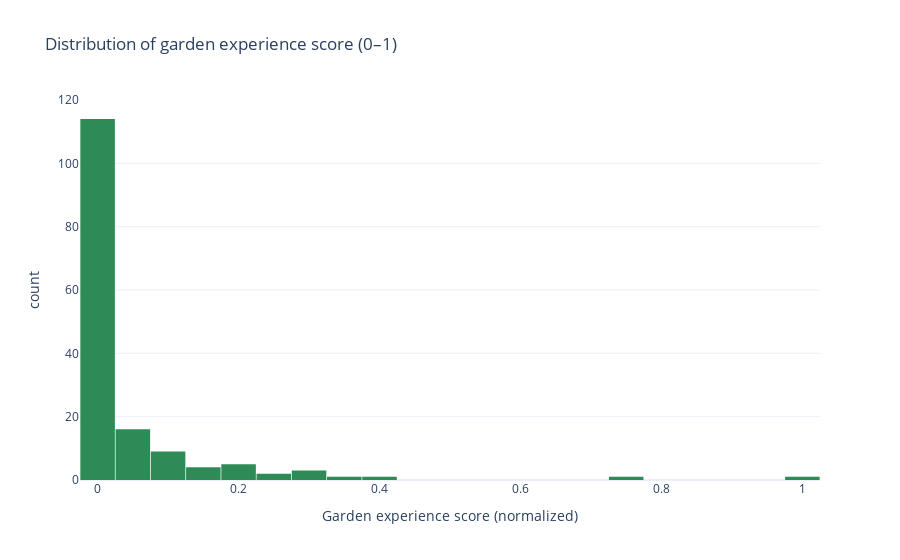

This figure's notebook cell:
### Markdown cell above
## Distributions
We visualize the main derived variables and save figures to `data/final_outputs/new_analysis_2/`.

### Code cell
fig_hist = px.histogram(
    df,
    x="garden_experience_score",
    nbins=30,
    title="Distribution of garden experience score (0–1)",
    labels={"garden_experience_score": "Garden experience score (normalized)"},
    color_discrete_sequence=["seagreen"],
)
fig_hist.update_layout(bargap=0.02, showlegend=False)
fig_hist.show()

fig_hist.write_html(images_path / "experience_score_hist.html")
fig_hist.write_image(images_path / "experience_score_hist.png", width=800, height=500, scale=3)
print("Saved experience_score_hist.html and .png")

### Figure 1 — Plotly figure (JSON) as saved in the notebook; plotly's stock layout.template omitted (floating-point values rounded to 4 significant figures; data arrays with more than 128 entries replaced by an {"elided": "..."} marker saying what was removed)
{"data": [{"bingroup": "x", "hovertemplate": "Garden experience score (normalized)=%{x}<br>count=%{y}<extra></extra>", "legendgroup": "", "marker": {"color": "seagreen", "pattern": {"shape": ""}}, "name": "", "nbinsx": 30, "orientation": "v", "showlegend": false, "type": "histogram", "x": {"elided": "157 float values"}, "xaxis": "x", "yaxis": "y"}], "layout": {"bargap": 0.02, "barmode": "relative", "legend": {"tracegroupgap": 0}, "showlegend": false, "title": {"text": "Distribution of garden experience score (0–1)"}, "xaxis": {"anchor": "y", "domain": [0, 1], "title": {"text": "Garden experience score (normalized)"}}, "yaxis": {"anchor": "x", "domain": [0, 1], "title": {"text": "count"}}}}
